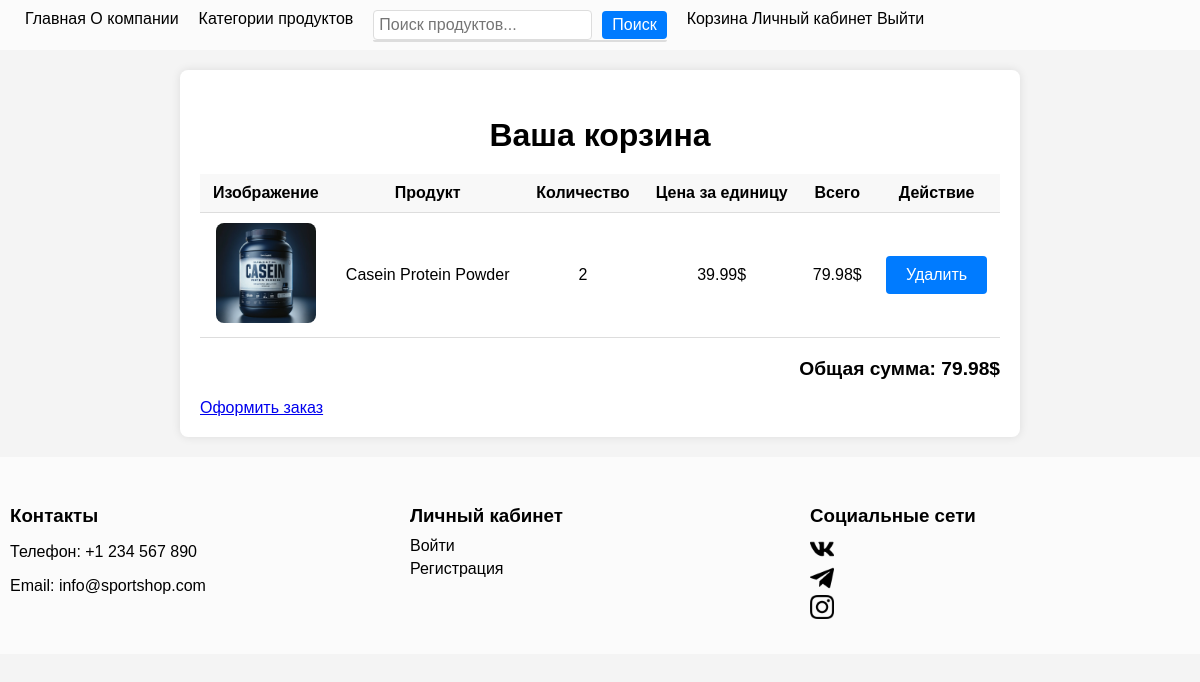
The app's page /cart/ (signed in) with its own data.
### shop/models.py (models this page shows, shortened)
class Cart(models.Model):
    user = models.ForeignKey(User, on_delete=models.CASCADE)
    product = models.ForeignKey(Product, on_delete=models.CASCADE)
    quantity = models.PositiveIntegerField()

class Product(models.Model):
    name = models.CharField(max_length=100)
    description = models.TextField()
    unit_price = models.DecimalField(max_digits=10, decimal_places=2)
    quantity = models.PositiveIntegerField()
    category = models.ForeignKey(Category, on_delete=models.CASCADE)
    image = models.ImageField(upload_to='products/')

### shop/views.py (the view)
# urls.py: path('cart/', views.cart, name='cart'),
@login_required
def cart(request):
    cart_items = Cart.objects.filter(user=request.user)
    categories = Category.objects.all()
    total_sum = sum(item.quantity * item.product.unit_price for item in cart_items)
    return render(request, 'shop/cart.html', {
        'cart_items': cart_items,
        'categories': categories,
        'total_sum': total_sum,
    })

### shop/templatetags/multiply.py (called while the page is built)
@register.filter
def multiply(value, arg):
    return value * arg

### shop/templates/shop/cart.html (shortened to what this page needs)
{% extends 'shop/base.html' %}
{% load multiply %}
{% block content %}
<div class="cart-container">
    <h2>Ваша корзина</h2>
    {% if cart_items %}
        <table>
            <thead>
                <tr>
                    <th>Изображение</th>
                    <th>Продукт</th>
                    <th>Количество</th>
                    <th>Цена за единицу</th>
                    <th>Всего</th>
                    <th>Действие</th>
                </tr>
            </thead>
            <tbody>
                {% for item in cart_items %}
                    <tr>
                        <td><img src="{{ item.product.image.url }}" alt="{{ item.product.name }}" class="cart-image"></td>
                        <td>{{ item.product.name }}</td>
                        <td>{{ item.quantity }}</td>
                        <td>{{ item.product.unit_price }}$</td>
                        <td>{{ item.quantity|multiply:item.product.unit_price }}$</td>
                        <td>
                            <form method="post" action="{% url 'remove_from_cart' item.product.id %}">
                                <button type="submit">Удалить</button>
                            </form>
                        </td>
                    </tr>
                {% endfor %}
            </tbody>
        </table>
        <div class="total">
            <p>Общая сумма: {{ total_sum }}$</p>
        </div>
        <a href="{% url 'create_order' %}" class="button">Оформить заказ</a>
    {% else %}
        <p>Ваша корзина пуста.</p>
    {% endif %}
</div>
{% endblock %}

### static/css/styles.css (style rules this page uses)
body { font-family: Arial, sans-serif; margin: 0; padding: 0; background-color: #f4f4f4; }
button, .profile-container a, .edit-profile-container button { background-color: #007bff; color: white; border: none; padding: 10px 20px; border-radius: 4px; cursor: pointer; font-size: 1em; transition: background-color 0.3s ease; }
.cart-container { max-width: 800px; margin: 20px auto; padding: 20px; background-color: white; box-shadow: 0 0 10px rgba(0, 0, 0, 0.1); border-radius: 8px; }
.cart-container h2 { text-align: center; margin-bottom: 20px; font-size: 2em; }
table { width: 100%; border-collapse: collapse; margin-bottom: 20px; }
th, td { padding: 10px; text-align: center; border-bottom: 1px solid #ddd; }
th { background-color: #f8f8f8; }
.cart-image { max-width: 100px; border-radius: 8px; }
.total { text-align: right; font-size: 1.2em; font-weight: bold; }

### records on screen
Cart: product.image (picture), product.name "Casein Protein Powder", quantity "2", product.unit_price "39.99", quantity|multiply "79.98"

### other values on screen
{{ total_sum }} "79.98"
